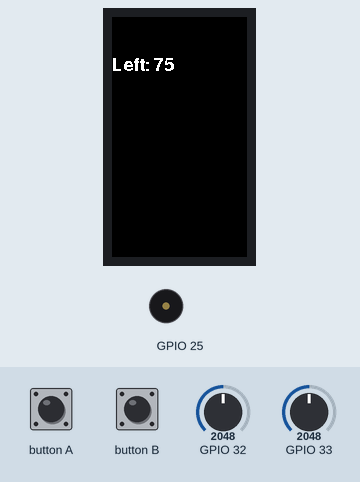
Recording of a sketch running on a simulated ESP32. Shown: 135×240 colour display, buzzer (waves = sounding). The inputs (shaded band) are chosen by the test bench; at power-on: GPIO 32 = 2048, GPIO 33 = 2048. WiFi joins after 1.5 s; servers stay silent unless stated; not simulated (calls return 0 or success): wifiConfig.h.

Above: at 2.6 s.
2.7 s: button A pressed for 1.05 s
At 7.2 s:
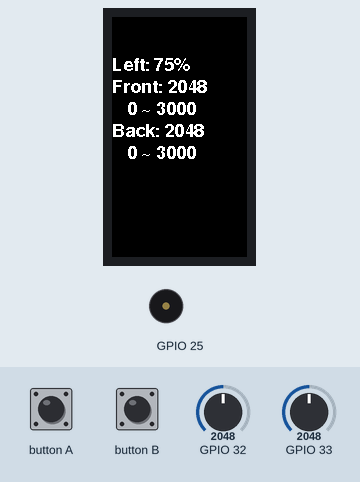
7.5 s: GPIO 32 set to 491
At 9.0 s:
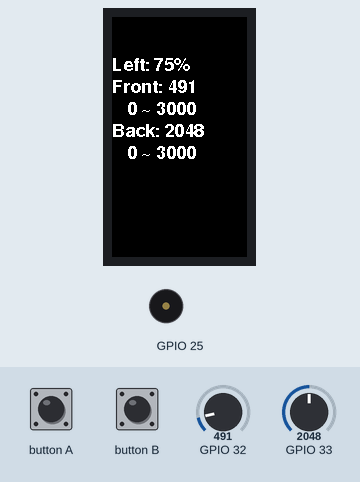
11.2 s: GPIO 33 set to 2866
At 11.7 s:
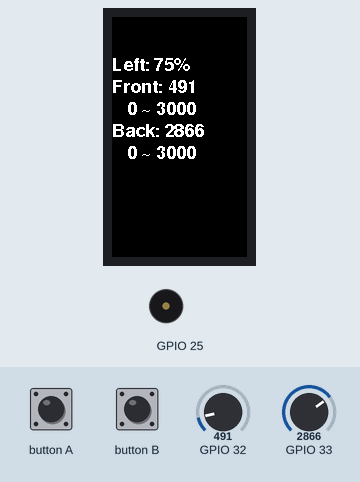
12.8 s: GPIO 32 set to 0
At 14.2 s:
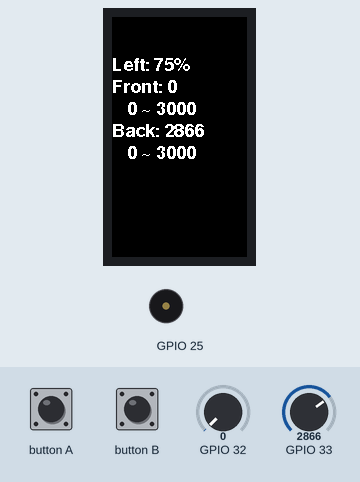
16.5 s: GPIO 33 set to 3040
At 17.0 s:
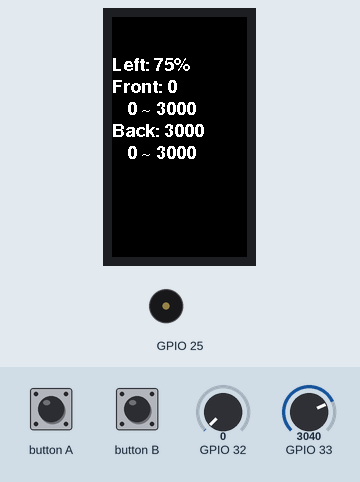
18.1 s: GPIO 33 set to 2960
At 19.4 s:
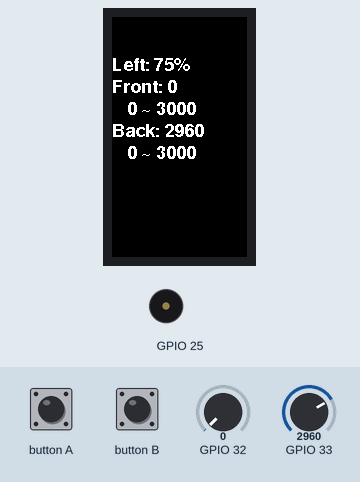
Timing chart, 0 to 21.1 s (numbered marks = the images above; inputs shaded):
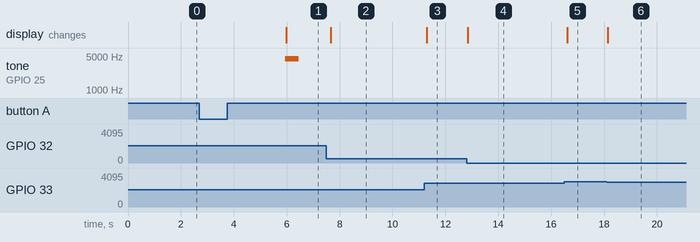

Measured:
- after the input at 2.7 s, tone on GPIO 25: silent → 4400 Hz after 3.3 s, → silent 0.50 s later; the display: changes after 3.3 s (image 1)
- after the input at 7.5 s, the display: changes after 0.17 s (image 2)
- after the input at 11.2 s, the display: changes after 0.11 s (image 3)
- after the input at 12.8 s, the display: changes at once (image 4)
- after the input at 16.5 s, the display: changes after 0.11 s (image 5)
- after the input at 18.1 s, the display: changes at once (image 6)

The sketch:

artificial-tail-sensor.ino
```cpp
#include <WiFi.h>
#include <WiFiUdp.h>
#include "M5StickCPlus2.h"
#include "wifiConfig.h"

/*
  in wifiConfig.h

  const char ssid[] = "ssid";
  const char pass[] = "password";
*/


#define LEFT
//#define RIGHT

static WiFiUDP udp;
static const char *remoteIp = "192.168.4.1";
static const int remotePort = 10000;


enum SensorId {
  LEFT_ID,
  RIGHT_ID
};


uint16_t maxFrontSensorVal = 3000;
uint16_t minFrontSensorVal = 0;

uint16_t maxBackSensorVal = 3000;
uint16_t minBackSensorVal = 0;


void callibration() {
  // キャリブレーション
  // キャリブレーション開始ビープ音
  StickCP2.Speaker.tone(4400, 500);

  maxFrontSensorVal = 0;
  minFrontSensorVal = 3000;
  maxBackSensorVal = 0;
  minBackSensorVal = 3000;

  while(maxFrontSensorVal <= minFrontSensorVal || maxBackSensorVal <= minBackSensorVal){
    for (uint16_t time = 0; time * 100 < 3000 /*ms*/; time++) {
      uint16_t front = analogRead(G32);
      uint16_t back = analogRead(G33);

      maxFrontSensorVal = (maxFrontSensorVal > front) ? maxFrontSensorVal : front;
      minFrontSensorVal = (minFrontSensorVal < front) ? minFrontSensorVal : front;
      maxBackSensorVal = (maxBackSensorVal > back) ? maxBackSensorVal : back;
      minBackSensorVal = (minBackSensorVal < back) ? minBackSensorVal : back;

      delay(100);
    }
  }


  // キャリブレーション終了ビープ音
  StickCP2.Speaker.tone(4400, 500);
}

void setup() {
  auto cfg = M5.config();
  StickCP2.begin(cfg);
  StickCP2.Display.setRotation(0);
  StickCP2.Display.setTextColor(WHITE);
  StickCP2.Display.setTextDatum(middle_center);
  StickCP2.Display.setFont(&fonts::FreeSansBold9pt7b);
  StickCP2.Display.setTextSize(1);

  StickCP2.Display.setCursor(0, 40);
  StickCP2.Display.clear();

  int32_t batteryPercentage = StickCP2.Power.getBatteryLevel();

#ifdef LEFT
  StickCP2.Display.printf("Left: %d\r\n", batteryPercentage);
#else
  StickCP2.Display.printf("Right: %d\r\n", batteryPercentage);
#endif


  while (!StickCP2.BtnA.wasPressed()){
    StickCP2.update();

    StickCP2.Display.setCursor(0, 40);
    StickCP2.Display.clear();

#ifdef LEFT
    StickCP2.Display.printf("Left: %d\r\n", batteryPercentage);
#else
    StickCP2.Display.printf("Right: %d\r\n", batteryPercentage);
#endif
    delay(800);
  }

  static const int localPort = 5000;

  WiFi.begin(ssid, pass);
  while (WiFi.status() != WL_CONNECTED) {
    delay(500);

    StickCP2.update();
    StickCP2.Display.setCursor(0, 40);
    StickCP2.Display.clear();

    int32_t batteryPercentage = StickCP2.Power.getBatteryLevel();

#ifdef LEFT
    StickCP2.Display.printf("Left: %d\r\n", batteryPercentage);
#else
    StickCP2.Display.printf("Right: %d\r\n", batteryPercentage);
#endif
  }
  udp.begin(localPort);

  // 接続完了の音
  StickCP2.Speaker.tone(4400, 500);

  //pinMode(G32, ANALOG);
  //pinMode(G33, ANALOG);
}

uint8_t data[5];

void loop() {
  StickCP2.update();

  if (StickCP2.BtnA.wasPressed()) {
    callibration();
  } else {
    uint16_t front = map(analogRead(G32), minFrontSensorVal, maxFrontSensorVal, 0, 3000);
    uint16_t back = map(analogRead(G33), minBackSensorVal, maxBackSensorVal, 0, 3000);

    if(front > 3000) front = 3000;
    if(back > 3000) back = 3000;

    StickCP2.Display.setCursor(0, 40);
    StickCP2.Display.clear();

    int32_t batteryPercentage = StickCP2.Power.getBatteryLevel();

#ifdef LEFT
    StickCP2.Display.printf("Left: %d%\r\n", batteryPercentage);
#else
    StickCP2.Display.printf("Right: %d\r\n", batteryPercentage);
#endif

    StickCP2.Display.printf("Front: %d\r\n", front);
    StickCP2.Display.printf("%4d ~ %4d\r\n", minFrontSensorVal, maxFrontSensorVal);
    StickCP2.Display.printf("Back: %d\r\n", back);
    StickCP2.Display.printf("%4d ~ %4d\r\n", minBackSensorVal, maxBackSensorVal);

#ifdef LEFT
    data[0] = LEFT_ID;
#else
    data[0] = RIGHT_ID;
#endif
    data[1] = front & 0xff;
    data[2] = (front >> 8) & 0xff;
    data[3] = back & 0xff;
    data[4] = (back >> 8) & 0xff;

    udp.beginPacket(remoteIp, remotePort);
    udp.write((const uint8_t *)data, 5);
    udp.endPacket();

    delay(100);
  }
}
```
